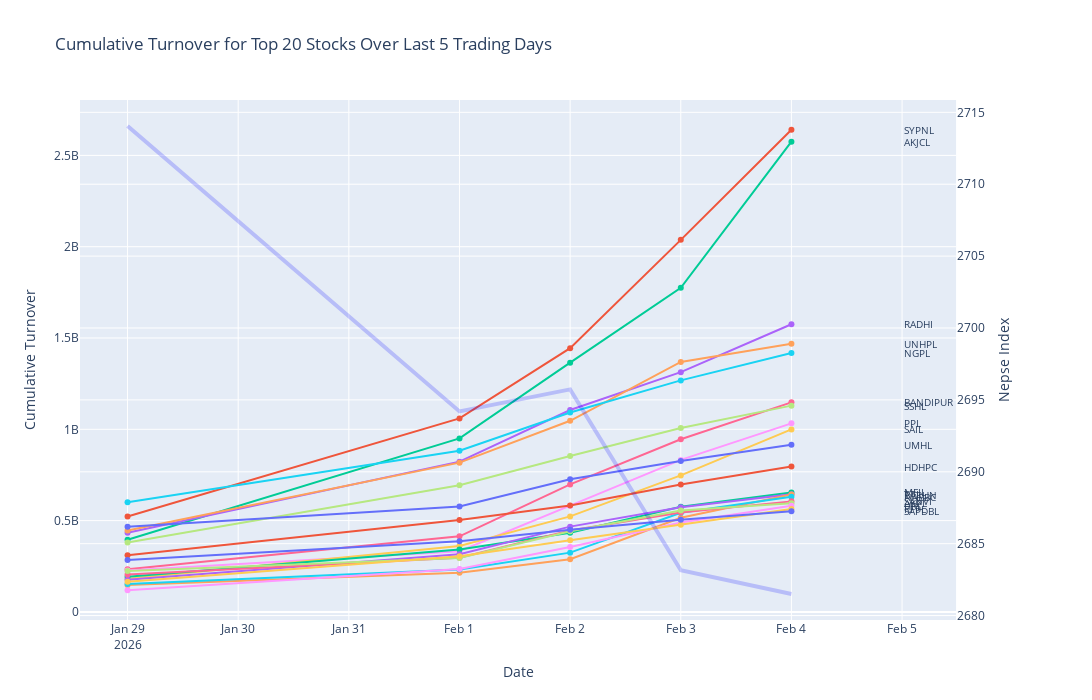

The code cell stored with this chart in its notebook:
### Code cell
days = 5
top_n = 20
plot_cumulative_pct_change_by_trading_days(adjusted_price, indices_history, trading_days = days, top_n= top_n)

### Figure 1 — Plotly figure (JSON) as saved in the notebook; plotly's stock layout.template omitted (floating-point values rounded to 4 significant figures)
{"data": [{"line": {"color": "blue", "width": 4}, "mode": "lines", "name": "Index Closing Price", "opacity": 0.2, "type": "scatter", "x": ["2026-01-29T00:00:00", "2026-02-01T00:00:00", "2026-02-02T00:00:00", "2026-02-03T00:00:00", "2026-02-04T00:00:00"], "xaxis": "x", "y": [2714.0, 2694.0, 2696.0, 2683.0, 2682.0], "yaxis": "y2"}, {"mode": "lines+markers", "name": "SYPNL", "type": "scatter", "x": ["2026-01-29T00:00:00", "2026-02-01T00:00:00", "2026-02-02T00:00:00", "2026-02-03T00:00:00", "2026-02-04T00:00:00"], "xaxis": "x", "y": [522954989, 1059000000.0, 1444000000.0, 2037000000.0, 2640000000.0], "yaxis": "y"}, {"mode": "lines+markers", "name": "AKJCL", "type": "scatter", "x": ["2026-01-29T00:00:00", "2026-02-01T00:00:00", "2026-02-02T00:00:00", "2026-02-03T00:00:00", "2026-02-04T00:00:00"], "xaxis": "x", "y": [394800000.0, 950000000.0, 1365011869, 1775055587, 2575000000.0], "yaxis": "y"}, {"mode": "lines+markers", "name": "RADHI", "type": "scatter", "x": ["2026-01-29T00:00:00", "2026-02-01T00:00:00", "2026-02-02T00:00:00", "2026-02-03T00:00:00", "2026-02-04T00:00:00"], "xaxis": "x", "y": [433000000.0, 822900000.0, 1106000000.0, 1313000000.0, 1575000000.0], "yaxis": "y"}, {"mode": "lines+markers", "name": "UNHPL", "type": "scatter", "x": ["2026-01-29T00:00:00", "2026-02-01T00:00:00", "2026-02-02T00:00:00", "2026-02-03T00:00:00", "2026-02-04T00:00:00"], "xaxis": "x", "y": [446285292, 817400000.0, 1047000000.0, 1369000000.0, 1468000000.0], "yaxis": "y"}, {"mode": "lines+markers", "name": "NGPL", "type": "scatter", "x": ["2026-01-29T00:00:00", "2026-02-01T00:00:00", "2026-02-02T00:00:00", "2026-02-03T00:00:00", "2026-02-04T00:00:00"], "xaxis": "x", "y": [599900000.0, 882800000.0, 1092000000.0, 1267892878, 1418000000.0], "yaxis": "y"}, {"mode": "lines+markers", "name": "BANDIPUR", "type": "scatter", "x": ["2026-01-29T00:00:00", "2026-02-01T00:00:00", "2026-02-02T00:00:00", "2026-02-03T00:00:00", "2026-02-04T00:00:00"], "xaxis": "x", "y": [233200000.0, 414109284, 698300000.0, 945213524, 1148000000.0], "yaxis": "y"}, {"mode": "lines+markers", "name": "SSHL", "type": "scatter", "x": ["2026-01-29T00:00:00", "2026-02-01T00:00:00", "2026-02-02T00:00:00", "2026-02-03T00:00:00", "2026-02-04T00:00:00"], "xaxis": "x", "y": [380100000.0, 694100000.0, 853750496, 1007000000.0, 1130000000.0], "yaxis": "y"}, {"mode": "lines+markers", "name": "PPL", "type": "scatter", "x": ["2026-01-29T00:00:00", "2026-02-01T00:00:00", "2026-02-02T00:00:00", "2026-02-03T00:00:00", "2026-02-04T00:00:00"], "xaxis": "x", "y": [226200000.0, 332000000.0, 581700000.0, 832400000.0, 1033000000.0], "yaxis": "y"}, {"mode": "lines+markers", "name": "SAIL", "type": "scatter", "x": ["2026-01-29T00:00:00", "2026-02-01T00:00:00", "2026-02-02T00:00:00", "2026-02-03T00:00:00", "2026-02-04T00:00:00"], "xaxis": "x", "y": [181400000.0, 361300000.0, 523114020, 747600000.0, 999500000.0], "yaxis": "y"}, {"mode": "lines+markers", "name": "UMHL", "type": "scatter", "x": ["2026-01-29T00:00:00", "2026-02-01T00:00:00", "2026-02-02T00:00:00", "2026-02-03T00:00:00", "2026-02-04T00:00:00"], "xaxis": "x", "y": [466402282, 577300000.0, 726400000.0, 826600000.0, 915100000.0], "yaxis": "y"}, {"mode": "lines+markers", "name": "HDHPC", "type": "scatter", "x": ["2026-01-29T00:00:00", "2026-02-01T00:00:00", "2026-02-02T00:00:00", "2026-02-03T00:00:00", "2026-02-04T00:00:00"], "xaxis": "x", "y": [310700000.0, 503000000.0, 583296679, 697600000.0, 796100000.0], "yaxis": "y"}, {"mode": "lines+markers", "name": "MFIL", "type": "scatter", "x": ["2026-01-29T00:00:00", "2026-02-01T00:00:00", "2026-02-02T00:00:00", "2026-02-03T00:00:00", "2026-02-04T00:00:00"], "xaxis": "x", "y": [192600000.0, 342200000.0, 433200000.0, 575800000.0, 654400000.0], "yaxis": "y"}, {"mode": "lines+markers", "name": "TTL", "type": "scatter", "x": ["2026-01-29T00:00:00", "2026-02-01T00:00:00", "2026-02-02T00:00:00", "2026-02-03T00:00:00", "2026-02-04T00:00:00"], "xaxis": "x", "y": [176500000.0, 316167543, 467000000.0, 573000000.0, 644000000.0], "yaxis": "y"}, {"mode": "lines+markers", "name": "BARUN", "type": "scatter", "x": ["2026-01-29T00:00:00", "2026-02-01T00:00:00", "2026-02-02T00:00:00", "2026-02-03T00:00:00", "2026-02-04T00:00:00"], "xaxis": "x", "y": [147600000.0, 214200000.0, 288500000.0, 515300000.0, 642900000.0], "yaxis": "y"}, {"mode": "lines+markers", "name": "NABBC", "type": "scatter", "x": ["2026-01-29T00:00:00", "2026-02-01T00:00:00", "2026-02-02T00:00:00", "2026-02-03T00:00:00", "2026-02-04T00:00:00"], "xaxis": "x", "y": [152400000.0, 232600000.0, 324600000.0, 542800000.0, 631200000.0], "yaxis": "y"}, {"mode": "lines+markers", "name": "SANVI", "type": "scatter", "x": ["2026-01-29T00:00:00", "2026-02-01T00:00:00", "2026-02-02T00:00:00", "2026-02-03T00:00:00", "2026-02-04T00:00:00"], "xaxis": "x", "y": [205400000.0, 296800000.0, 446400000.0, 544000000.0, 605300000.0], "yaxis": "y"}, {"mode": "lines+markers", "name": "AKPL", "type": "scatter", "x": ["2026-01-29T00:00:00", "2026-02-01T00:00:00", "2026-02-02T00:00:00", "2026-02-03T00:00:00", "2026-02-04T00:00:00"], "xaxis": "x", "y": [224404814, 295500000.0, 441700000.0, 555900000.0, 595400000.0], "yaxis": "y"}, {"mode": "lines+markers", "name": "HRL", "type": "scatter", "x": ["2026-01-29T00:00:00", "2026-02-01T00:00:00", "2026-02-02T00:00:00", "2026-02-03T00:00:00", "2026-02-04T00:00:00"], "xaxis": "x", "y": [118600000.0, 234500000.0, 355800000.0, 489318537, 581300000.0], "yaxis": "y"}, {"mode": "lines+markers", "name": "RFPL", "type": "scatter", "x": ["2026-01-29T00:00:00", "2026-02-01T00:00:00", "2026-02-02T00:00:00", "2026-02-03T00:00:00", "2026-02-04T00:00:00"], "xaxis": "x", "y": [164900000.0, 304800000.0, 391900000.0, 477200000.0, 563800000.0], "yaxis": "y"}, {"mode": "lines+markers", "name": "SAPDBL", "type": "scatter", "x": ["2026-01-29T00:00:00", "2026-02-01T00:00:00", "2026-02-02T00:00:00", "2026-02-03T00:00:00", "2026-02-04T00:00:00"], "xaxis": "x", "y": [284200000.0, 386900000.0, 450400000.0, 504300000.0, 550900000.0], "yaxis": "y"}], "layout": {"annotations": [{"font": {"size": 10}, "showarrow": false, "text": "SYPNL", "x": "2026-02-05T00:00:00", "xanchor": "left", "y": 2640000000.0, "yanchor": "middle"}, {"font": {"size": 10}, "showarrow": false, "text": "AKJCL", "x": "2026-02-05T00:00:00", "xanchor": "left", "y": 2575000000.0, "yanchor": "middle"}, {"font": {"size": 10}, "showarrow": false, "text": "RADHI", "x": "2026-02-05T00:00:00", "xanchor": "left", "y": 1575000000.0, "yanchor": "middle"}, {"font": {"size": 10}, "showarrow": false, "text": "UNHPL", "x": "2026-02-05T00:00:00", "xanchor": "left", "y": 1468000000.0, "yanchor": "middle"}, {"font": {"size": 10}, "showarrow": false, "text": "NGPL", "x": "2026-02-05T00:00:00", "xanchor": "left", "y": 1418000000.0, "yanchor": "middle"}, {"font": {"size": 10}, "showarrow": false, "text": "BANDIPUR", "x": "2026-02-05T00:00:00", "xanchor": "left", "y": 1148000000.0, "yanchor": "middle"}, {"font": {"size": 10}, "showarrow": false, "text": "SSHL", "x": "2026-02-05T00:00:00", "xanchor": "left", "y": 1130000000.0, "yanchor": "middle"}, {"font": {"size": 10}, "showarrow": false, "text": "PPL", "x": "2026-02-05T00:00:00", "xanchor": "left", "y": 1033000000.0, "yanchor": "middle"}, {"font": {"size": 10}, "showarrow": false, "text": "SAIL", "x": "2026-02-05T00:00:00", "xanchor": "left", "y": 999500000.0, "yanchor": "middle"}, {"font": {"size": 10}, "showarrow": false, "text": "UMHL", "x": "2026-02-05T00:00:00", "xanchor": "left", "y": 915100000.0, "yanchor": "middle"}, {"font": {"size": 10}, "showarrow": false, "text": "HDHPC", "x": "2026-02-05T00:00:00", "xanchor": "left", "y": 796100000.0, "yanchor": "middle"}, {"font": {"size": 10}, "showarrow": false, "text": "MFIL", "x": "2026-02-05T00:00:00", "xanchor": "left", "y": 654400000.0, "yanchor": "middle"}, {"font": {"size": 10}, "showarrow": false, "text": "TTL", "x": "2026-02-05T00:00:00", "xanchor": "left", "y": 644000000.0, "yanchor": "middle"}, {"font": {"size": 10}, "showarrow": false, "text": "BARUN", "x": "2026-02-05T00:00:00", "xanchor": "left", "y": 642900000.0, "yanchor": "middle"}, {"font": {"size": 10}, "showarrow": false, "text": "NABBC", "x": "2026-02-05T00:00:00", "xanchor": "left", "y": 631200000.0, "yanchor": "middle"}, {"font": {"size": 10}, "showarrow": false, "text": "SANVI", "x": "2026-02-05T00:00:00", "xanchor": "left", "y": 605300000.0, "yanchor": "middle"}, {"font": {"size": 10}, "showarrow": false, "text": "AKPL", "x": "2026-02-05T00:00:00", "xanchor": "left", "y": 595400000.0, "yanchor": "middle"}, {"font": {"size": 10}, "showarrow": false, "text": "HRL", "x": "2026-02-05T00:00:00", "xanchor": "left", "y": 581300000.0, "yanchor": "middle"}, {"font": {"size": 10}, "showarrow": false, "text": "RFPL", "x": "2026-02-05T00:00:00", "xanchor": "left", "y": 563800000.0, "yanchor": "middle"}, {"font": {"size": 10}, "showarrow": false, "text": "SAPDBL", "x": "2026-02-05T00:00:00", "xanchor": "left", "y": 550900000.0, "yanchor": "middle"}], "height": 700, "showlegend": false, "title": {"text": "Cumulative Turnover for Top 20 Stocks Over Last 5 Trading Days"}, "width": 1200, "xaxis": {"anchor": "y", "autorange": true, "domain": [0, 0.94], "range": ["2026-01-28 13:48:47.5067", "2026-02-05 11:01:57.5018"], "title": {"text": "Date"}, "type": "date"}, "yaxis": {"anchor": "x", "autorange": true, "domain": [0, 1], "range": [-44280000.0, 2803000000.0], "title": {"text": "Cumulative Turnover"}, "type": "linear"}, "yaxis2": {"anchor": "x", "autorange": true, "overlaying": "y", "range": [2680.0, 2716.0], "side": "right", "title": {"text": "Nepse Index"}, "type": "linear"}}}
